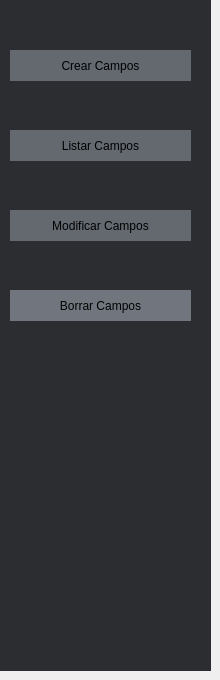
     <widget class="QWidget" name="page_2">
      <widget class="QWidget" name="layoutCampos" native="true">
       <property name="geometry">
        <rect>
         <x>0</x>
         <y>0</y>
         <width>211</width>
         <height>671</height>
        </rect>
       </property>
       <property name="palette">
        <palette>
         <active>
          <colorrole role="Base">
           <brush brushstyle="SolidPattern">
            <color alpha="255">
             <red>255</red>
             <green>255</green>
             <blue>255</blue>
            </color>
           </brush>
          </colorrole>
          <colorrole role="Window">
           <brush brushstyle="SolidPattern">
            <color alpha="255">
             <red>43</red>
             <green>45</green>
             <blue>48</blue>
            </color>
           </brush>
          </colorrole>
         </active>
         <inactive>
          <colorrole role="Base">
           <brush brushstyle="SolidPattern">
            <color alpha="255">
             <red>255</red>
             <green>255</green>
             <blue>255</blue>
            </color>
           </brush>
          </colorrole>
          <colorrole role="Window">
           <brush brushstyle="SolidPattern">
            <color alpha="255">
             <red>43</red>
             <green>45</green>
             <blue>48</blue>
            </color>
           </brush>
          </colorrole>
         </inactive>
         <disabled>
          <colorrole role="Base">
           <brush brushstyle="SolidPattern">
            <color alpha="255">
             <red>43</red>
             <green>45</green>
             <blue>48</blue>
            </color>
           </brush>
          </colorrole>
          <colorrole role="Window">
           <brush brushstyle="SolidPattern">
            <color alpha="255">
             <red>43</red>
             <green>45</green>
             <blue>48</blue>
            </color>
           </brush>
          </colorrole>
         </disabled>
        </palette>
       </property>
       <property name="autoFillBackground">
        <bool>true</bool>
       </property>
       <widget class="QWidget" name="wd_archivo4_2" native="true">
        <property name="geometry">
         <rect>
          <x>10</x>
          <y>290</y>
          <width>181</width>
          <height>31</height>
         </rect>
        </property>
        <property name="palette">
         <palette>
          <active>
           <colorrole role="Window">
            <brush brushstyle="SolidPattern">
             <color alpha="255">
              <red>113</red>
              <green>118</green>
              <blue>126</blue>
             </color>
            </brush>
           </colorrole>
          </active>
          <inactive>
           <colorrole role="Window">
            <brush brushstyle="SolidPattern">
             <color alpha="255">
              <red>113</red>
              <green>118</green>
              <blue>126</blue>
             </color>
            </brush>
           </colorrole>
          </inactive>
          <disabled>
           <colorrole role="Base">
            <brush brushstyle="SolidPattern">
             <color alpha="255">
              <red>113</red>
              <green>118</green>
              <blue>126</blue>
             </color>
            </brush>
           </colorrole>
           <colorrole role="Window">
            <brush brushstyle="SolidPattern">
             <color alpha="255">
              <red>113</red>
              <green>118</green>
              <blue>126</blue>
             </color>
            </brush>
           </colorrole>
          </disabled>
         </palette>
        </property>
        <property name="autoFillBackground">
         <bool>true</bool>
        </property>
        <widget class="QLabel" name="lb_campos4">
         <property name="geometry">
          <rect>
           <x>0</x>
           <y>0</y>
           <width>181</width>
           <height>31</height>
          </rect>
         </property>
         <property name="text">
          <string>Borrar Campos</string>
         </property>
         <property name="alignment">
          <set>Qt::AlignCenter</set>
         </property>
        </widget>
       </widget>
       <widget class="QWidget" name="wdCampos1" native="true">
        <property name="geometry">
         <rect>
          <x>10</x>
          <y>50</y>
          <width>181</width>
          <height>31</height>
         </rect>
        </property>
        <property name="palette">
         <palette>
          <active>
           <colorrole role="Window">
            <brush brushstyle="SolidPattern">
             <color alpha="255">
              <red>100</red>
              <green>105</green>
              <blue>112</blue>
             </color>
            </brush>
           </colorrole>
          </active>
          <inactive>
           <colorrole role="Window">
            <brush brushstyle="SolidPattern">
             <color alpha="255">
              <red>100</red>
              <green>105</green>
              <blue>112</blue>
             </color>
            </brush>
           </colorrole>
          </inactive>
          <disabled>
           <colorrole role="Base">
            <brush brushstyle="SolidPattern">
             <color alpha="255">
              <red>100</red>
              <green>105</green>
              <blue>112</blue>
             </color>
            </brush>
           </colorrole>
           <colorrole role="Window">
            <brush brushstyle="SolidPattern">
             <color alpha="255">
              <red>100</red>
              <green>105</green>
              <blue>112</blue>
             </color>
            </brush>
           </colorrole>
          </disabled>
         </palette>
        </property>
        <property name="autoFillBackground">
         <bool>true</bool>
        </property>
        <widget class="QLabel" name="lb_Campos1">
         <property name="enabled">
          <bool>true</bool>
         </property>
         <property name="geometry">
          <rect>
           <x>0</x>
           <y>0</y>
           <width>181</width>
           <height>31</height>
          </rect>
         </property>
         <property name="text">
          <string>Crear Campos</string>
         </property>
         <property name="alignment">
          <set>Qt::AlignCenter</set>
         </property>
        </widget>
       </widget>
       <widget class="QWidget" name="wdArchivo2_3" native="true">
        <property name="geometry">
         <rect>
          <x>10</x>
          <y>130</y>
          <width>181</width>
          <height>31</height>
         </rect>
        </property>
        <property name="palette">
         <palette>
          <active>
           <colorrole role="Window">
            <brush brushstyle="SolidPattern">
             <color alpha="255">
              <red>100</red>
              <green>105</green>
              <blue>112</blue>
             </color>
            </brush>
           </colorrole>
          </active>
          <inactive>
           <colorrole role="Window">
            <brush brushstyle="SolidPattern">
             <color alpha="255">
              <red>100</red>
              <green>105</green>
              <blue>112</blue>
             </color>
            </brush>
           </colorrole>
          </inactive>
          <disabled>
           <colorrole role="Base">
            <brush brushstyle="SolidPattern">
             <color alpha="255">
              <red>100</red>
              <green>105</green>
              <blue>112</blue>
             </color>
            </brush>
           </colorrole>
           <colorrole role="Window">
            <brush brushstyle="SolidPattern">
             <color alpha="255">
              <red>100</red>
              <green>105</green>
              <blue>112</blue>
             </color>
            </brush>
           </colorrole>
          </disabled>
         </palette>
        </property>
        <property name="autoFillBackground">
         <bool>true</bool>
        </property>
        <widget class="QLabel" name="lb_Campos2">
         <property name="geometry">
          <rect>
           <x>0</x>
           <y>0</y>
           <width>181</width>
           <height>31</height>
          </rect>
         </property>
         <property name="text">
          <string>Listar Campos</string>
         </property>
         <property name="alignment">
          <set>Qt::AlignCenter</set>
         </property>
        </widget>
       </widget>
       <widget class="QWidget" name="wdArchivo3_2" native="true">
        <property name="geometry">
         <rect>
          <x>10</x>
          <y>210</y>
          <width>181</width>
          <height>31</height>
         </rect>
        </property>
        <property name="palette">
         <palette>
          <active>
           <colorrole role="Window">
            <brush brushstyle="SolidPattern">
             <color alpha="255">
              <red>100</red>
              <green>105</green>
              <blue>112</blue>
             </color>
            </brush>
           </colorrole>
          </active>
          <inactive>
           <colorrole role="Window">
            <brush brushstyle="SolidPattern">
             <color alpha="255">
              <red>100</red>
              <green>105</green>
              <blue>112</blue>
             </color>
            </brush>
           </colorrole>
          </inactive>
          <disabled>
           <colorrole role="Base">
            <brush brushstyle="SolidPattern">
             <color alpha="255">
              <red>100</red>
              <green>105</green>
              <blue>112</blue>
             </color>
            </brush>
           </colorrole>
           <colorrole role="Window">
            <brush brushstyle="SolidPattern">
             <color alpha="255">
              <red>100</red>
              <green>105</green>
              <blue>112</blue>
             </color>
            </brush>
           </colorrole>
          </disabled>
         </palette>
        </property>
        <property name="autoFillBackground">
         <bool>true</bool>
        </property>
        <widget class="QLabel" name="lb_campos3">
         <property name="geometry">
          <rect>
           <x>0</x>
           <y>0</y>
           <width>181</width>
           <height>31</height>
          </rect>
         </property>
         <property name="text">
          <string>Modificar Campos</string>
         </property>
         <property name="alignment">
          <set>Qt::AlignCenter</set>
         </property>
        </widget>
       </widget>
      </widget>
     </widget>
